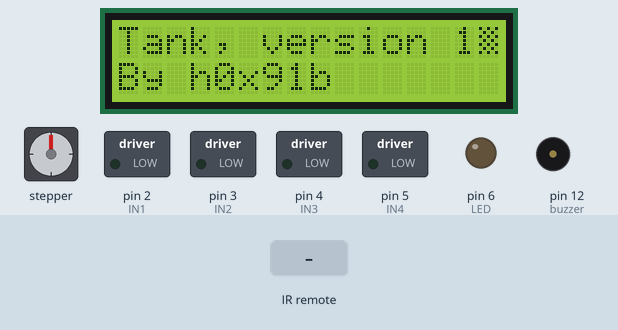
A sketch run on a simulated Arduino Uno, built with avr-gcc and run on an emulated ATmega328P. Shown: stepper motor, 16×2 character LCD, switched loads named in the sketch (green lamp = pin HIGH), output pins drawn as LEDs (lit = HIGH), buzzer (waves = sounding). Wiring (inferred from the names in the program): stepper motor (200 steps per turn assumed): coils pin 8, pin 9, pin 10, pin 11. The test bench sets the inputs (shaded band). Pins used as bus, display or sensor lines are not drawn; what the sketch prints to the serial monitor is not drawn.

Above: at 0.2 s.
9.1 s: infrared code 0xFF02FD received
At 10.2 s:
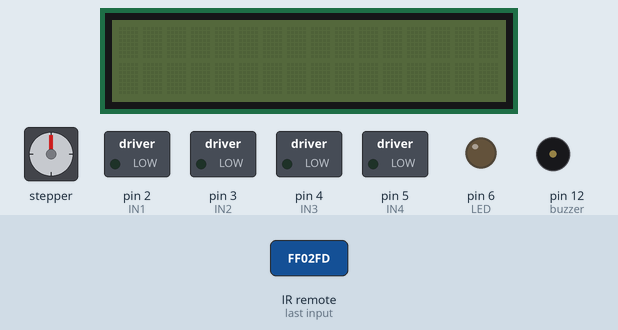
11.0 s: infrared code 0xFF22DD received
At 12.4 s:
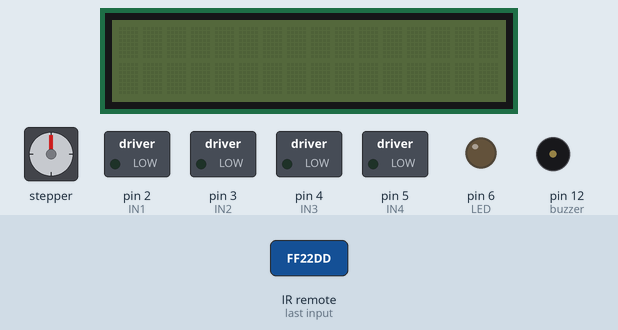
13.5 s: infrared code 0xFFC23D received
At 15.5 s:
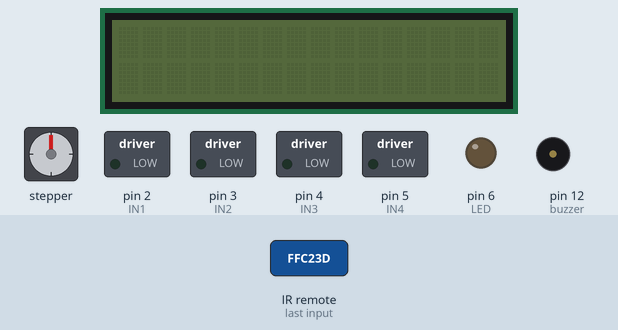
16.0 s: infrared code 0xFF629D received
At 16.4 s:
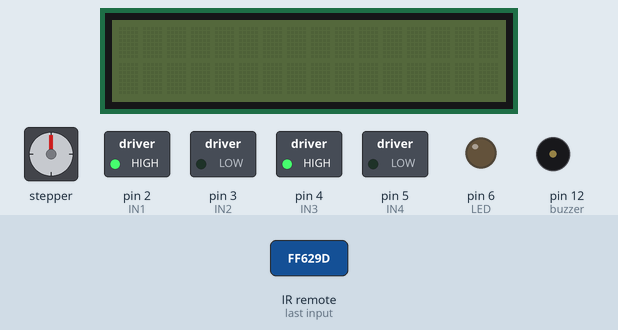
18.0 s: infrared code 0xFFA857 received
At 18.4 s:
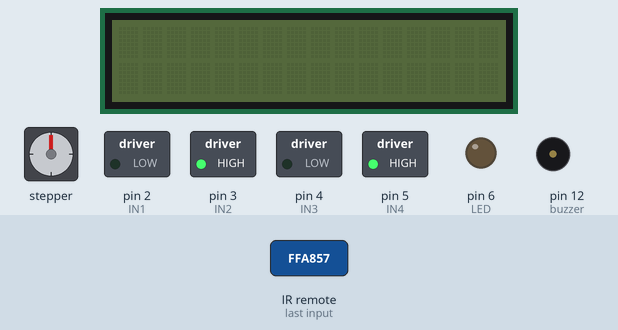
20.0 s: infrared code 0xFF30CF received
At 20.4 s:
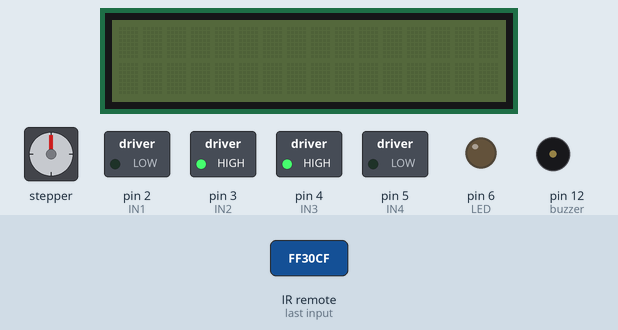
Timing chart, 0 to 23.0 s (numbered marks = the images above; inputs shaded):
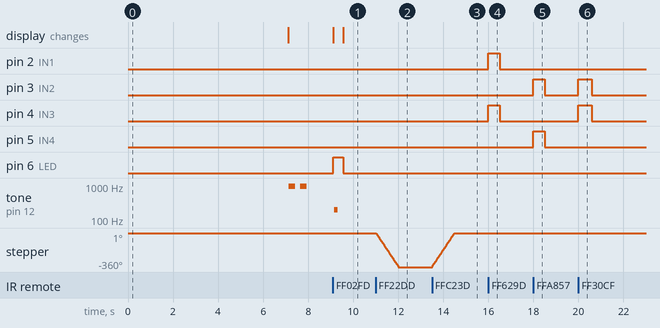

Measured:
- after the input at 9.1 s, pin 6 (LED): LOW → HIGH at once, → LOW 0.45 s later; tone on pin 12 (buzzer): silent → 200 Hz after 0.06 s, → silent 0.16 s later; the display: first changes at once (image 1 shows a later state)
- after the input at 11.0 s, stepper: turns 360° counter-clockwise in 1.0 s, starting at once
- after the input at 13.5 s, stepper: turns 360° clockwise in 1.0 s, starting at once
- after the input at 16.0 s, pin 2 (IN1), pin 4 (IN3): LOW → HIGH at once, → LOW 0.50 s later
- after the input at 18.0 s, pin 3 (IN2), pin 5 (IN4): LOW → HIGH at once, → LOW 0.50 s later
- after the input at 20.0 s, pin 3 (IN2), pin 4 (IN3): LOW → HIGH at once, → LOW 0.60 s later
- by itself, tone on pin 12 (buzzer): alternates 993 Hz for 0.28 s and silent for 0.22 s, 4 changes in all, then stays silent

The sketch:

tankv1.ino
```cpp
#include <IRremote.h>
#include <Wire.h>
#include <LiquidCrystal_I2C.h>

LiquidCrystal_I2C lcd(0x3f,16,2);

int A = 8;
int B = 9;
int C = 10;
int D = 11;
int IR = 7;
int LED = 6;
int buzzer = 12;

//motor left
int IN1 = 2;
int IN2 = 3;
//motor right
int IN3 = 4;
int IN4 = 5;

int sound = 12;

IRrecv irrecv(IR);
decode_results results;

int pinOrder[] = {
  A, B, C, D
};

void powerStep(int brake) {
  brake = brake < 5000 ? 5000 : brake;
  for(int i=0;i<4;i++) {
    int offPin = i + 3; //for some reason i+3 % 4 give me 4,5,6, have no idea why...
    int onPin = i + 1;
    if(offPin >= 4) offPin -= 4;
    if(onPin >= 4) onPin -= 4;
    digitalWrite(pinOrder[offPin], LOW); //3 0
    digitalWrite(pinOrder[i], HIGH); //0 1
    digitalWrite(pinOrder[onPin], HIGH); //1 2
    delayMicroseconds(brake);
  }
}

int pinOrderReverse[] = {
  D, C, B, A
};

void powerStepReverse(int brake) {
  brake = brake < 5000 ? 5000 : brake;
  for(int i=0;i<4;i++) {
    int offPin = i + 3; //for some reason i+3 % 4 give me 4,5,6, have no idea why...
    int onPin = i + 1;
    if(offPin >= 4) offPin -= 4;
    if(onPin >= 4) onPin -= 4;
    digitalWrite(pinOrderReverse[offPin], LOW); //3 0
    digitalWrite(pinOrderReverse[i], HIGH); //0 1
    digitalWrite(pinOrderReverse[onPin], HIGH); //1 2
    delayMicroseconds(brake);
  }
}

void dump(decode_results *results) {
  // Dumps out the decode_results structure.
  // Call this after IRrecv::decode()
  Serial.print("Dump ");
  int count = results->rawlen;
  if (results->decode_type == UNKNOWN) {
    Serial.print("Unknown encoding: ");
  }
  else if (results->decode_type == NEC) {
    Serial.print("Decoded NEC: ");

  }
  else if (results->decode_type == SONY) {
    Serial.print("Decoded SONY: ");
  }
  else if (results->decode_type == RC5) {
    Serial.print("Decoded RC5: ");
  }
  else if (results->decode_type == RC6) {
    Serial.print("Decoded RC6: ");
  }
  else if (results->decode_type == PANASONIC) {
    Serial.print("Decoded PANASONIC - Address: ");
    Serial.print(results->address, HEX);
    Serial.print(" Value: ");
  }
  else if (results->decode_type == LG) {
    Serial.print("Decoded LG: ");
  }
  else if (results->decode_type == JVC) {
    Serial.print("Decoded JVC: ");
  }
  else if (results->decode_type == AIWA_RC_T501) {
    Serial.print("Decoded AIWA RC T501: ");
  }
  else if (results->decode_type == WHYNTER) {
    Serial.print("Decoded Whynter: ");
  }
  Serial.print(results->value, HEX);
  Serial.print(" (");
  Serial.print(results->bits, DEC);
  Serial.println(" bits)");
}

void buzz(int targetPin, long frequency, long length) {
  digitalWrite(13,HIGH);
  long delayValue = 1000000/frequency/2; // calculate the delay value between transitions
  //// 1 second's worth of microseconds, divided by the frequency, then split in half since
  //// there are two phases to each cycle
  long numCycles = frequency * length/ 1000; // calculate the number of cycles for proper timing
  //// multiply frequency, which is really cycles per second, by the number of seconds to
  //// get the total number of cycles to produce
  for (long i=0; i < numCycles; i++){ // for the calculated length of time...
    digitalWrite(targetPin,HIGH); // write the buzzer pin high to push out the diaphram
    delayMicroseconds(delayValue); // wait for the calculated delay value
    digitalWrite(targetPin,LOW); // write the buzzer pin low to pull back the diaphram
    delayMicroseconds(delayValue); // wait again or the calculated delay value
  }
  digitalWrite(13,LOW);

}

//5x6 bit
uint8_t heart[8] = {0x15, 0xa, 0x15, 0xa, 0x15, 0xa, 0x15};

#if defined(ARDUINO) && ARDUINO >= 100
#define printByte(args)  write(args);
#else
#define printByte(args)  print(args,BYTE);
#endif

void displayKeyCodes(void) {
  uint8_t i = 0;
  while (1) {
    lcd.clear();
    lcd.print("Codes 0x"); lcd.print(i, HEX);
    lcd.print("-0x"); lcd.print(i+16, HEX);
    lcd.setCursor(0, 1);
    for (int j=0; j<16; j++) {
      lcd.printByte(i+j);
    }
    i+=16;

    delay(4000);
  }
}

void setup() {
  // put your setup code here, to run once:
  Serial.begin(9600);
  Serial.println("Tank v1");
  char buf[32] = {0};
  sprintf(buf, "%u", 'А');
  Serial.println(buf);
  sprintf(buf, "%u", 'Б');
  Serial.println(buf);
  pinMode(A, OUTPUT);
  pinMode(B, OUTPUT);
  pinMode(C, OUTPUT);
  pinMode(D, OUTPUT);
  pinMode(LED, OUTPUT);

  pinMode(IN1, OUTPUT);
  pinMode(IN2, OUTPUT);
  pinMode(IN3, OUTPUT);
  pinMode(IN4, OUTPUT);

  pinMode(buzzer, OUTPUT);//buzzer

  lcd.init();
  lcd.backlight();

  lcd.createChar(0, heart);
  lcd.home();

  lcd.setCursor(0,0);
  lcd.print("Tank, version 1");
  lcd.printByte(0);
  lcd.setCursor(0,1);
  lcd.print("By h0x91b");

  delay(7000);

  //displayKeyCodes();

  lcd.clear();
  lcd.noBacklight();

  buzz(buzzer, 1000, 250);
  delay(250);
  buzz(buzzer, 1000, 250);

  irrecv.enableIRIn(); // Start the receiver
}

void loop() {
  // put your main code here, to run repeatedly:
//  for(int i=0;i<100;i++)
//  powerStep(500000);
  digitalWrite(LED, LOW);

  if (irrecv.decode(&results)) {
    switch(results.value) {
      case 0xFF02FD: //ok
        lcd.backlight();
        lcd.setCursor(0, 0);
        lcd.print("Fire!");
        Serial.println("Fire!");
        digitalWrite(LED, HIGH);
        buzz(buzzer, 200, 150);
        delay(300);
        lcd.clear();
        lcd.noBacklight();
        break;
      case 0xFF22DD: //left
        Serial.println("Tower left");
        for(int i=0;i<50;i++)
          powerStepReverse(500000);
        break;
      case 0xFFC23D: //right
        Serial.println("Tower right");
        for(int i=0;i<50;i++)
          powerStep(500000);
        break;
      case 0xFF629D: //up
      case 0xFF9867: //#2
        Serial.println("Move forward");
        digitalWrite(IN1, HIGH);
        digitalWrite(IN3, HIGH);
        delay(500);
        break;
      case 0xFFA857: //down
      case 0xFF38C7: //#8
        Serial.println("Move backward");
        digitalWrite(IN2, HIGH);
        digitalWrite(IN4, HIGH);
        delay(500);
        break;
      case 0xFF30CF: //#4
        Serial.println("Left");
        digitalWrite(IN2, HIGH);
        digitalWrite(IN3, HIGH);
        delay(600);
        break;
      case 0xFF7A85: //#6
        Serial.println("RIGHT");
        digitalWrite(IN1, HIGH);
        digitalWrite(IN4, HIGH);
        delay(600);
        break;
      default:
        Serial.print("Got signal: ");
        Serial.println(results.value, HEX);
        dump(&results);
      break;
    }
    irrecv.resume();
  }
  digitalWrite(IN1, LOW);
  digitalWrite(IN2, LOW);
  digitalWrite(IN3, LOW);
  digitalWrite(IN4, LOW);

  digitalWrite(A, LOW);
  digitalWrite(B, LOW);
  digitalWrite(C, LOW);
  digitalWrite(D, LOW);
}
```
